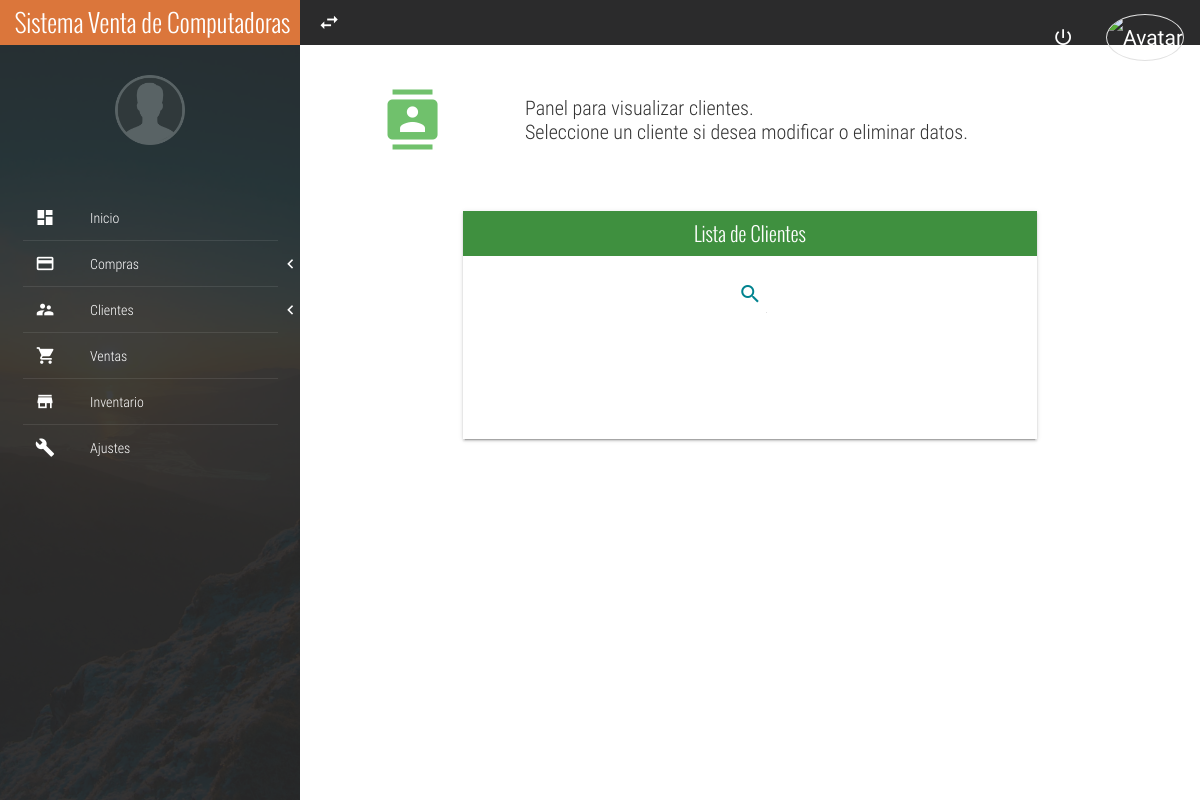
Page /lista-clientes/ on the earlier database version.
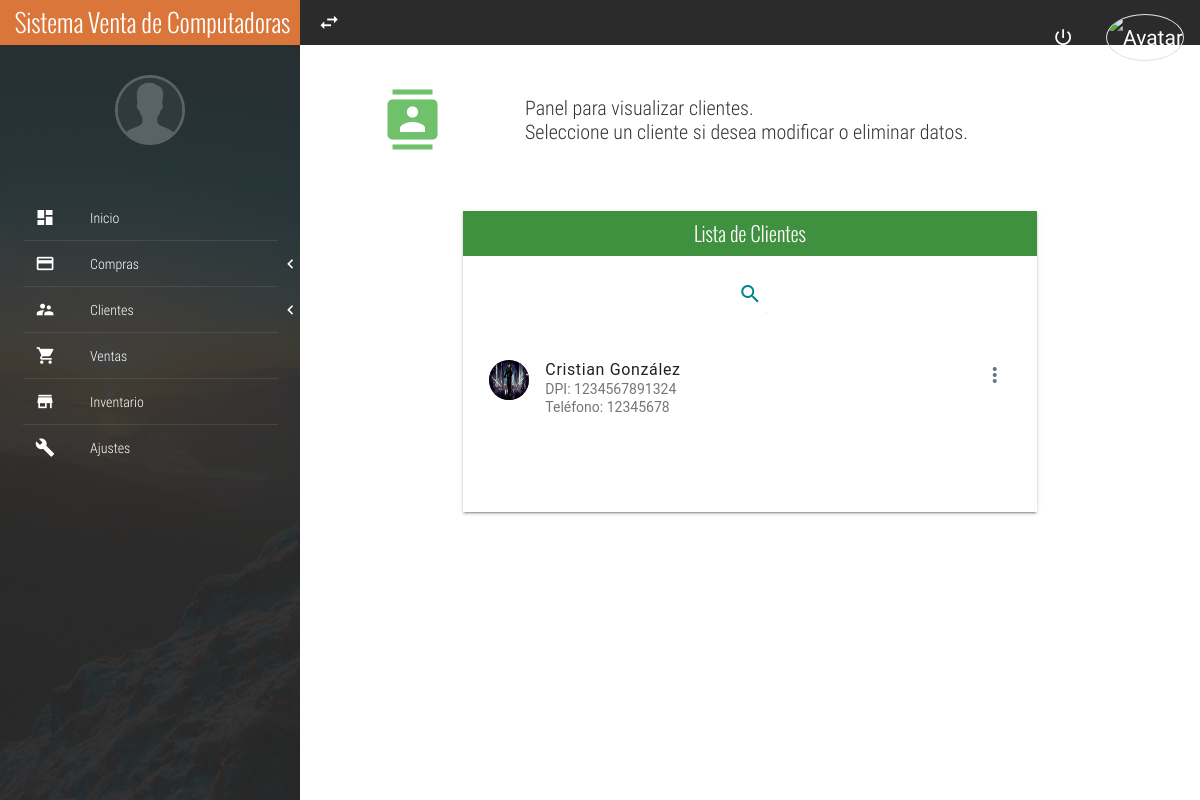
Same page on the later database version.
### TiendaEquipo/models.py (models this page shows, shortened)
class Cliente(models.Model):
    dpi = models.CharField(max_length=13, verbose_name="DPI", unique=True)
    nombre = models.CharField(max_length=30)
    apellido = models.CharField(max_length=30)
    direccion = models.CharField(max_length=50, verbose_name="Dirección")
    telefono = models.CharField(max_length=8, verbose_name="Teléfono")
    email = models.EmailField(verbose_name="Correo Electrónico")
    nit = models.CharField(max_length=9, verbose_name="NIT")
    tarjeta = models.CharField(max_length=16)
    clave = models.CharField(max_length=3)
    fecha_tarjeta = models.DateField(verbose_name="Vencimiento")
    foto = models.ImageField(null=True, blank=True, upload_to='clientes')

### TiendaEquipo/views.py (the view)
# urls.py: path('lista-clientes/', lista_clientes, name='lista_clientes'),
def lista_clientes(request):
    clientes = Cliente.objects.all()
    return render(request, "TiendaEquipo/lista_clientes.html", {'clientes': clientes})

### TiendaEquipo/templates/TiendaEquipo/lista_clientes.html (shortened to what this page needs)
{% extends 'TiendaEquipo/base.html' %}
{% load static %}
{% block contenido %}
<section class="full-width header-well">
    <div class="full-width header-well-icon">
        <i class="zmdi zmdi-accounts-list-alt"></i>
    </div>
    <div class="full-width header-well-text">
        <p class="text-condensedLight">
            Panel para visualizar clientes. <br>
            Seleccione un cliente si desea modificar o eliminar datos.
        </p>
    </div>
</section>
<div class="mdl-tabs__panel is-active" id="tabListClient">
    <div class="mdl-grid">
        <div class="mdl-cell mdl-cell--4-col-phone mdl-cell--8-col-tablet mdl-cell--8-col-desktop mdl-cell--2-offset-desktop">
            <div class="full-width panel mdl-shadow--2dp">
                <div class="full-width panel-tittle bg-success text-center tittles">
                    Lista de Clientes
                </div>
                <div class="full-width panel-content">
                    <form action="/busqueda-clientes/" method="GET">
                        <div class="mdl-textfield mdl-js-textfield mdl-textfield--expandable text-center">
                            <label class="mdl-button mdl-js-button mdl-button--icon" for="searchClient">
                                <i class="zmdi zmdi-search"></i>
                            </label>
                        </div>
                    </form>
                    <div class="mdl-list">
                        {% for cliente in clientes %}
                        <li class="full-width divider-menu-h"></li>
                        <div class="mdl-list__item mdl-list__item--two-line">
                            <span class="mdl-list__item-primary-content">
                                {% if cliente.foto %}
                                    <div>
                                        <img src="{{cliente.foto.url}}" alt="Avatar" style="width:40px;height:40px" class=" mdl-list__item-avatar">
                                    </div>
                                {% else %}
                                    <i class="zmdi zmdi-account mdl-list__item-avatar"></i>
                                {% endif %}
                                <span>{{ cliente.nombre }} {{ cliente.apellido }}</span>
                                <span class="mdl-list__item-sub-title">DPI: {{ cliente.dpi }}</span>
                                <span class="mdl-list__item-sub-title">Teléfono: {{ cliente.telefono }}</span>
                            </span>
                            <div class="mdl-button mdl-js-button mdl-button--icon" id="{{ cliente.id }}"><i class="zmdi zmdi-more-vert"></i></div>
                        </div>
                    {% endfor %}
                    </div>
                </div>
                <div class="full-width panel-content"><br><br><br></div>
            </div>
        </div>
    </div>
</div>
{% endblock %}

### TiendaEquipo/templates/TiendaEquipo/base.html (shortened to what this page needs)
{% load static %}
<!DOCTYPE html>
<html lang="es">
<head>
    <link rel="stylesheet" href="{% static 'TiendaEquipo/css/normalize.css' %}">
	<link rel="stylesheet" href="{% static 'TiendaEquipo/css/sweetalert2.css' %}">
	<link rel="stylesheet" href="{% static 'TiendaEquipo/css/material.min.css' %}">
	<link rel="stylesheet" href="{% static 'TiendaEquipo/css/material-design-iconic-font.min.css' %}">
	<link rel="stylesheet" href="{% static 'TiendaEquipo/css/jquery.mCustomScrollbar.css' %}">
	<link rel="stylesheet" href="{% static 'TiendaEquipo/css/main.css' %}">
</head>
<body>
	<section class="full-width navLateral">
		<div class="full-width navLateral-bg btn-menu"></div>
		<div class="full-width navLateral-body">
			<div class="full-width navLateral-body-logo text-center tittles">
				 Sistema Venta de Computadoras
			</div>
			<figure class="full-width navLateral-body-tittle-menu">
				<div>
					<img src="{% static 'TiendaEquipo/assets/img/avatar-male4.png' %}" alt="Avatar" class="img-responsive">
				</div>
				<figcaption>
				</figcaption>
			</figure>
			<nav class="full-width">
				<ul class="full-width list-unstyle menu-principal">
					<li class="full-width">
						<a href="{% url 'home' %}" class="full-width">
							<div class="navLateral-body-cl">
								<i class="zmdi zmdi-view-dashboard"></i>
							</div>
							<div class="navLateral-body-cr">
								Inicio
							</div>
						</a>
					</li>
					<li class="full-width divider-menu-h"></li>
					<li class="full-width">
						<a href="#!" class="full-width btn-subMenu">
							<div class="navLateral-body-cl">
								<i class="zmdi zmdi-card"></i>
							</div>
							<div class="navLateral-body-cr">
								Compras
							</div>
							<span class="zmdi zmdi-chevron-left"></span>
						</a>
					</li>
					<li class="full-width divider-menu-h"></li>
					<li class="full-width">
						<a href="#!" class="full-width btn-subMenu">
							<div class="navLateral-body-cl">
								<i class="zmdi zmdi-accounts-alt"></i>
							</div>
							<div class="navLateral-body-cr">
								Clientes
							</div>
							<span class="zmdi zmdi-chevron-left"></span>
						</a>
					</li>
					<li class="full-width divider-menu-h"></li>
					<li class="full-width">
						<a href="{% url 'ventas' %}" class="full-width">
							<div class="navLateral-body-cl">
								<i class="zmdi zmdi-shopping-cart"></i>
							</div>
							<div class="navLateral-body-cr">
								Ventas
							</div>
						</a>
					</li>
					<li class="full-width divider-menu-h"></li>
					<li class="full-width">
						<a href="{% url 'inventario' %}" class="full-width">
							<div class="navLateral-body-cl">
								<i class="zmdi zmdi-store"></i>
							</div>
							<div class="navLateral-body-cr">
								Inventario
							</div>
						</a>
					</li>
					<li class="full-width divider-menu-h"></li>
					<li class="full-width">
						<a href="/admin/" class="full-width btn-subMenu">
							<div class="navLateral-body-cl">
								<i class="zmdi zmdi-wrench"></i>
							</div>
							<div class="navLateral-body-cr">
								Ajustes
							</div>
						</a>
					</li>
				</ul>
			</nav>
		</div>
    </section>
	<section class="full-width pageContent">
		<div class="full-width navBar">
			<div class="full-width navBar-options">
				<i class="zmdi zmdi-swap btn-menu" id="btn-menu"></i>
				<nav class="navBar-options-list">
					<ul class="list-unstyle">
							<li class="btn-exit" id="btn-exit">
								<i class="zmdi zmdi-power"></i>
							</li>
						<li class="text-condensedLight noLink" ><small>{{ user.username }}</small></li>
						<li class="noLink">
							<figure>
								<img src="{% static 'TiendaEquipo/assets/img/Logo UMG.png' %}" alt="Avatar" class="img-responsive">
							</figure>
						</li>
					</ul>
				</nav>
			</div>
		</div>
        {% block contenido %} {% endblock %}
	</section>
</body>
</html>

Differences in the rows shown:
added Cliente: foto (picture), nombre "Cristian", apellido "González", dpi "1234567891324", telefono "12345678"
